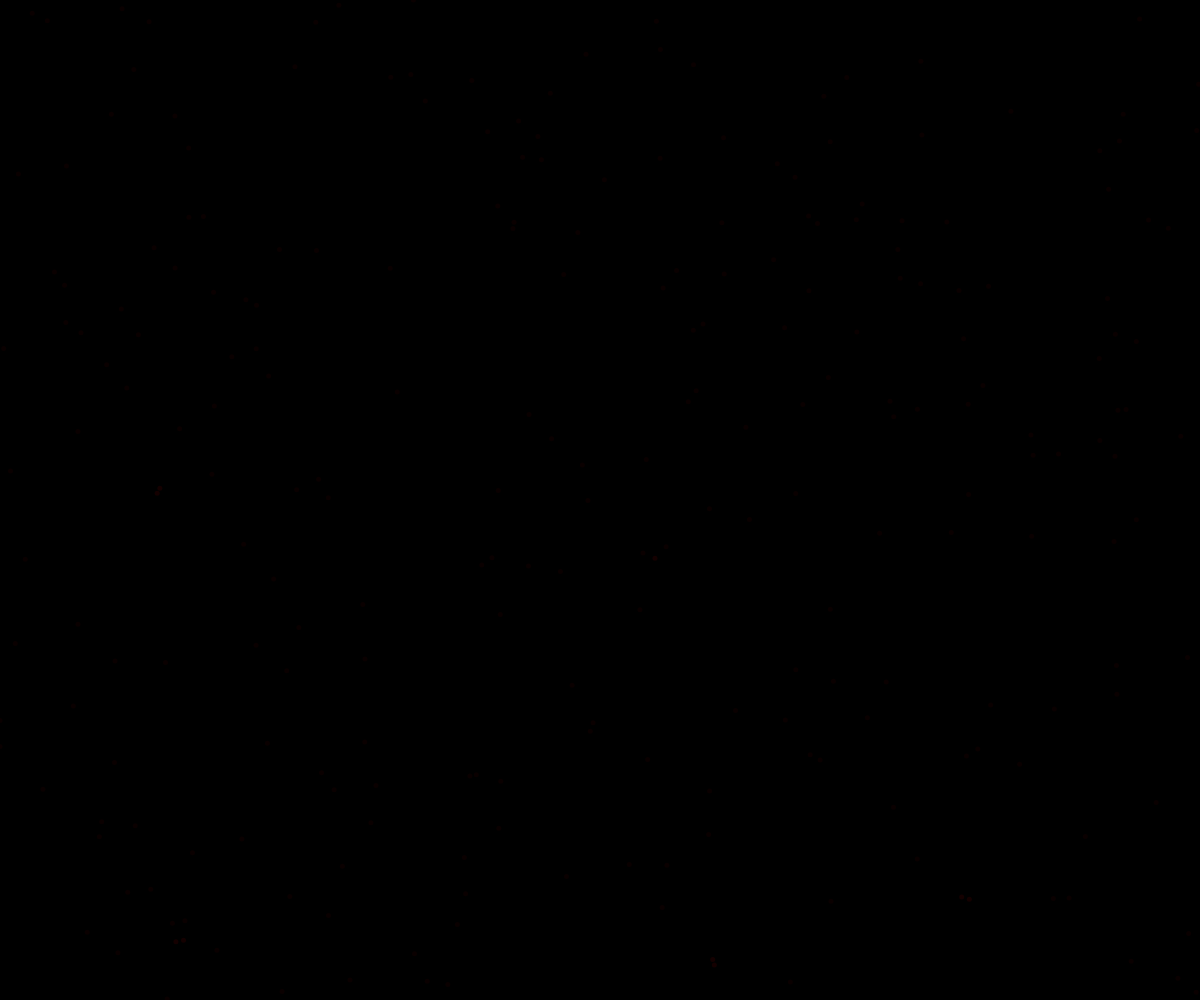
Frame 1 (no input)
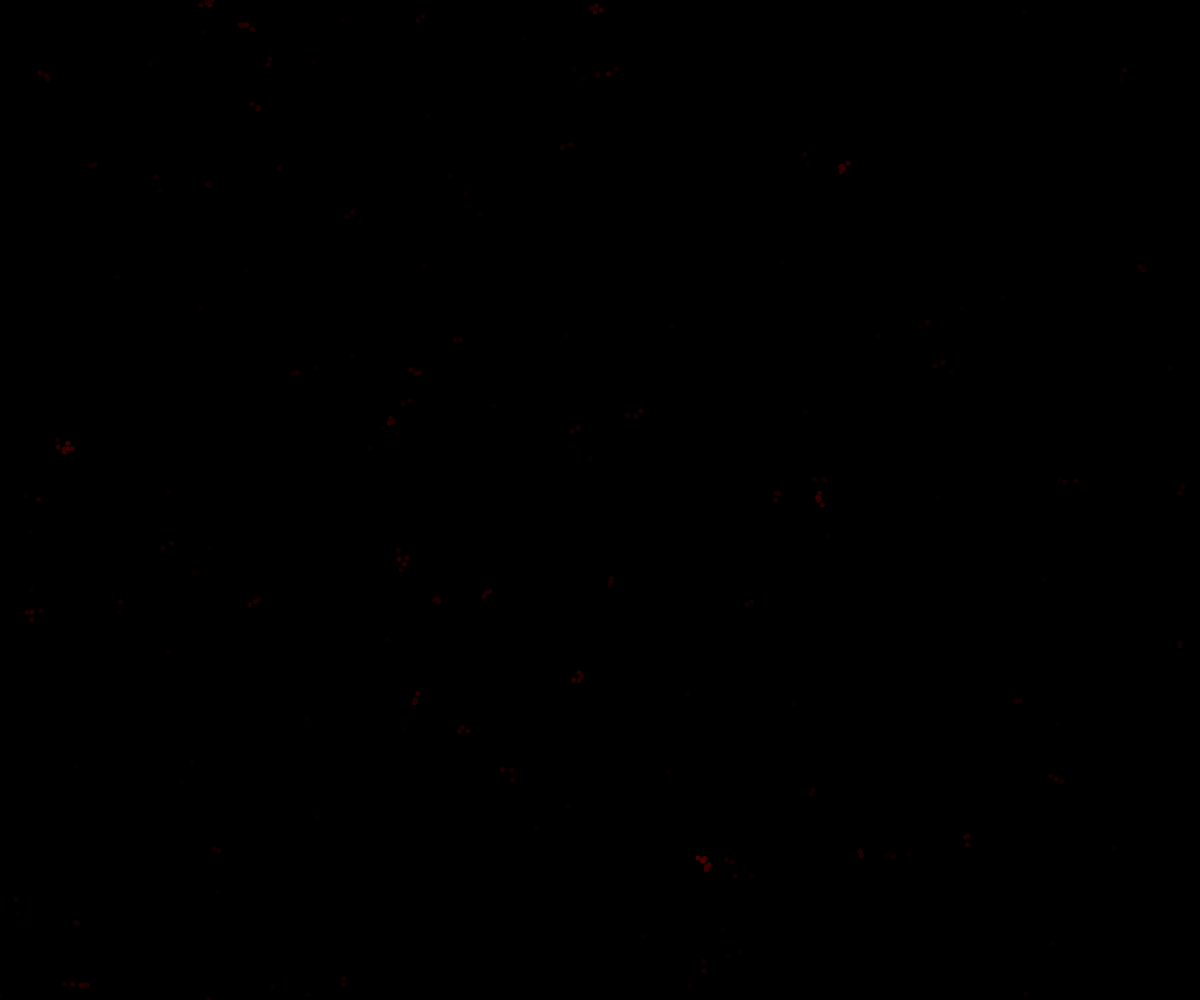
Frame 60 (no input)
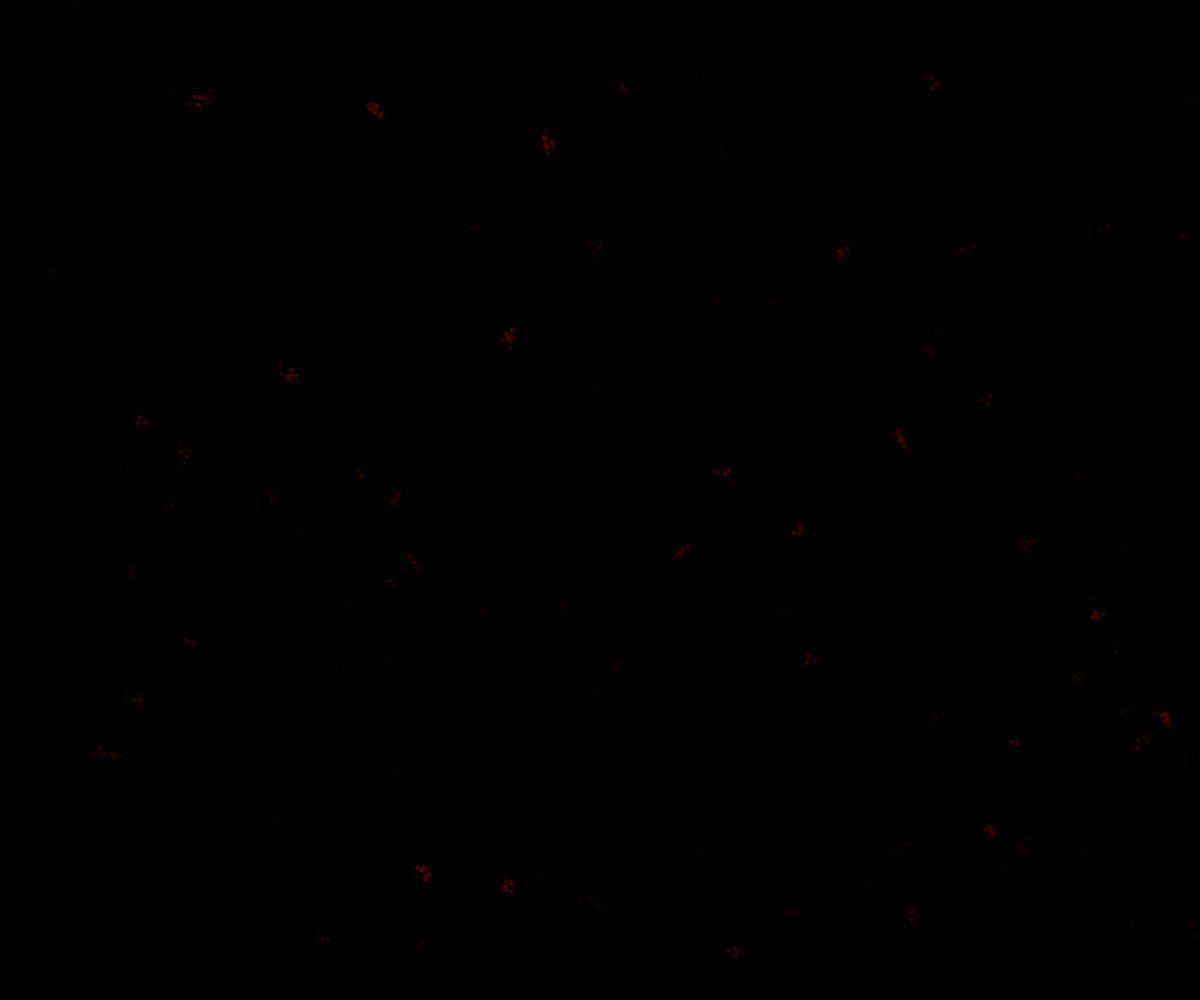
Frame 120 (the mouse pressed at the canvas centre since frame 60)

The p5.js sketch that drew these frames (run headless with seeded random() and noise() and a simulated clock; from frame 60 on, the mouse is pressed at the canvas centre):

// p5.js sketch
// ── sketch.js
var xyspeed = 10;
var herd = [];

function setup() {
  createCanvas(windowWidth,windowHeight);
  generate();
}

function draw() {
  background(0);
  herd.map(function(curr) {
    curr.update();
    curr.show();
  })
}

function generate() {
  for (var i = 0; i < 250; i++) {
    herd.push(new object(random(width),random(height),random(-xyspeed,xyspeed),random(-xyspeed,xyspeed)));
  }
}

function object(x,y,xspeed,yspeed) {
  this.neighborhood = [];
  this.viewField = 10;
  this.x = x;
  this.y = y;
  this.xspeed = xspeed;
  this.yspeed = yspeed;
}

object.prototype.calculateXspeed = function() {
  var a = 0
  for (var i = 0; i < this.neighborhood.length; i++) {
    a += this.neighborhood[i].xspeed;
  }
  this.xspeed =  a / this.neighborhood.length;
}

object.prototype.calculateYspeed = function() {
  var a = 0
  for (var i = 0; i < this.neighborhood.length; i++) {
    a += this.neighborhood[i].yspeed;
  }
  this.yspeed =  a / this.neighborhood.length;
}

object.prototype.calculateNeighbors = function() {
  this.neighborhood = [];
  for (var i = 0; i < herd.length; i++) {
    if (dist(herd[i].x,herd[i].y,this.x,this.y) < this.viewField) {
      this.neighborhood.push(new object(herd[i].x,herd[i].y,herd[i].xspeed,herd[i].yspeed));
    }
  }
}

object.prototype.update = function() {
  this.calculateNeighbors();
  this.calculateYspeed();
  this.calculateXspeed();
  this.x += this.xspeed;
  this.y += this.yspeed;

  if (this.x < 0) {
    this.x = width;
  } else if (this.x > width) {
    this.x = 0;
  }
  if (this.y < 0) {
    this.y = height;
  } else if (this.y > height) {
    this.y = 0;
  }
}

object.prototype.show = function() {
  strokeWeight(5);
  stroke(this.neighborhood.length * 10,0,0);
  point(this.x,this.y);
}
